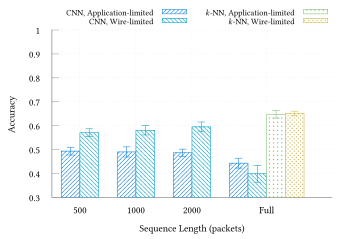

Here is the gnuplot script that generated this plot:
set terminal tikz standalone color size 9cm,6cm font '\scriptsize' preamble '\usepackage{microtype} \usepackage{libertinus} \usepackage{libertinust1math} \usepackage[binary-units, per-mode=symbol]{siunitx}\sisetup{detect-all} \newcommand{\approachshort}{OPaL} \newcommand{\Coopfw}{CoOp} \newcommand{\coopfw}{\Coopfw} \newcommand{\Indfw}{Ind} \newcommand{\indfw}{\Indfw}'
set output "4class-results-thesis.tex"

load "gnuplot-palettes/parula.pal"

set style line 102 lc rgb '#a0a0a0' lt 1 lw 1
set border ls 102
set colorbox border 102
set key textcolor rgb "black"
set tics textcolor rgb "black"
set label textcolor rgb "black"

set border 3
set grid x y
set xtics nomirror
set ytics nomirror

#set key autotitle columnhead
set datafile separator ","

set xlabel "Sequence Length (packets)"
set ylabel "Accuracy"

set style fill solid border
set boxwidth 0.8
set yrange [*:1]
set xrange [0:15]

set xtics ("500" 1.5, \
	"1000" 4.5, \
	"2000" 7.5, \
	"Full" 11.5, \
	) scale 0.0

# set yrange [0.0:1.0]
set key outside top horizontal maxrows 2
set key font ",6"

# set logscale y

plot "< awk -F, '$1==500 { print $0 }' ../results/cnn-histo-raw-app-results.csv" using (1.0):5:10:(1.0) with boxerrorbars fill pattern 1 ls 3 title "CNN, Application-limited",\
	"< awk -F, '$1==500 { print $0 }' ../results/cnn-histo-raw-tc-results.csv" using (2.0):5:10:(1.0) with boxerrorbars fill pattern 2 ls 4 title "CNN, Wire-limited",\
	"< awk -F, '$1==1000 { print $0 }' ../results/cnn-histo-raw-app-results.csv" using (4.0):5:10:(1.0) with boxerrorbars fill pattern 1 ls 3 notitle,\
	"< awk -F, '$1==1000 { print $0 }' ../results/cnn-histo-raw-tc-results.csv" using (5.0):5:10:(1.0) with boxerrorbars fill pattern 2 ls 4 notitle,\
	"< awk -F, '$1==2000 { print $0 }' ../results/cnn-histo-raw-app-results.csv" using (7.0):5:10:(1.0) with boxerrorbars fill pattern 1 ls 3 notitle,\
	"< awk -F, '$1==2000 { print $0 }' ../results/cnn-histo-raw-tc-results.csv" using (8.0):5:10:(1.0) with boxerrorbars fill pattern 2 ls 4 notitle,\
	"< awk -F, '$1==\"Full\" { print $0 }' ../results/cnn-histo-full-raw-app-results.csv" using (10.0):5:10:(1.0) with boxerrorbars fill pattern 1 ls 3 notitle,\
	"< awk -F, '$1==\"Full\" { print $0 }' ../results/cnn-histo-full-raw-tc-results.csv" using (11.0):5:10:(1.0) with boxerrorbars fill pattern 2 ls 4 notitle,\
	"< awk -F, '$1==\"Full\" && $2==2 { print $0 }' ../results/knn-histo-4c-raw-app-results.csv" using (12.0):3:7:(1.0) with boxerrorbars fill pattern 7 ls 6 title "$k$-NN, Application-limited",\
	"< awk -F, '$1==\"Full\" && $2==2 { print $0 }' ../results/knn-histo-4c-raw-tc-results.csv" using (13.0):3:7:(1.0) with boxerrorbars fill pattern 8 ls 7 title "$k$-NN, Wire-limited",\

# plot "< awk -F, '$1==500 { print $0 }' ../results/cnn-histo-raw-app-results.csv" using (1.0):5:10:(1.0) with boxerrorbars fill pattern 1 ls 3 title "CNN, Application-limited",\
# 	"< awk -F, '$1==500 { print $0 }' ../results/cnn-histo-raw-tc-results.csv" using (2.0):5:10:(1.0) with boxerrorbars fill pattern 2 ls 4 title "CNN, Wire-limited",\
# 	"< awk -F, '$1==500 && $2==2 { print $0 }' ../results/knn-histo-4c-raw-app-results.csv" using (3.0):3:7:(1.0) with boxerrorbars fill pattern 7 ls 6 notitle,\
# 	"< awk -F, '$1==500 && $2==2 { print $0 }' ../results/knn-histo-4c-raw-tc-results.csv" using (4.0):3:7:(1.0) with boxerrorbars fill pattern 8 ls 7 notitle,\
# 	"< awk -F, '$1==1000 { print $0 }' ../results/cnn-histo-raw-app-results.csv" using (6.0):5:10:(1.0) with boxerrorbars fill pattern 1 ls 3 notitle,\
# 	"< awk -F, '$1==1000 { print $0 }' ../results/cnn-histo-raw-tc-results.csv" using (7.0):5:10:(1.0) with boxerrorbars fill pattern 2 ls 4 notitle,\
# 	"< awk -F, '$1==1000 && $2==2 { print $0 }' ../results/knn-histo-4c-raw-app-results.csv" using (8.0):3:7:(1.0) with boxerrorbars fill pattern 7 ls 6 notitle,\
# 	"< awk -F, '$1==1000 && $2==2 { print $0 }' ../results/knn-histo-4c-raw-tc-results.csv" using (9.0):3:7:(1.0) with boxerrorbars fill pattern 8 ls 7 notitle,\
# 	"< awk -F, '$1==2000 { print $0 }' ../results/cnn-histo-raw-app-results.csv" using (11.0):5:10:(1.0) with boxerrorbars fill pattern 1 ls 3 notitle,\
# 	"< awk -F, '$1==2000 { print $0 }' ../results/cnn-histo-raw-tc-results.csv" using (12.0):5:10:(1.0) with boxerrorbars fill pattern 2 ls 4 notitle,\
# 	"< awk -F, '$1==2000 && $2==2 { print $0 }' ../results/knn-histo-4c-raw-app-results.csv" using (13.0):3:7:(1.0) with boxerrorbars fill pattern 7 ls 6 notitle,\
# 	"< awk -F, '$1==2000 && $2==2 { print $0 }' ../results/knn-histo-4c-raw-tc-results.csv" using (14.0):3:7:(1.0) with boxerrorbars fill pattern 8 ls 7 notitle,\
# 	"< awk -F, '$1==\"Full\" { print $0 }' ../results/cnn-histo-full-raw-app-results.csv" using (16.0):5:10:(1.0) with boxerrorbars fill pattern 1 ls 3 notitle,\
# 	"< awk -F, '$1==\"Full\" { print $0 }' ../results/cnn-histo-full-raw-tc-results.csv" using (17.0):5:10:(1.0) with boxerrorbars fill pattern 2 ls 4 notitle,\
# 	"< awk -F, '$1==\"Full\" && $2==2 { print $0 }' ../results/knn-histo-4c-raw-app-results.csv" using (18.0):3:7:(1.0) with boxerrorbars fill pattern 7 ls 6 title "$k$-NN, Application-limited",\
# 	"< awk -F, '$1==\"Full\" && $2==2 { print $0 }' ../results/knn-histo-4c-raw-tc-results.csv" using (19.0):3:7:(1.0) with boxerrorbars fill pattern 8 ls 7 title "$k$-NN, Wire-limited",\
